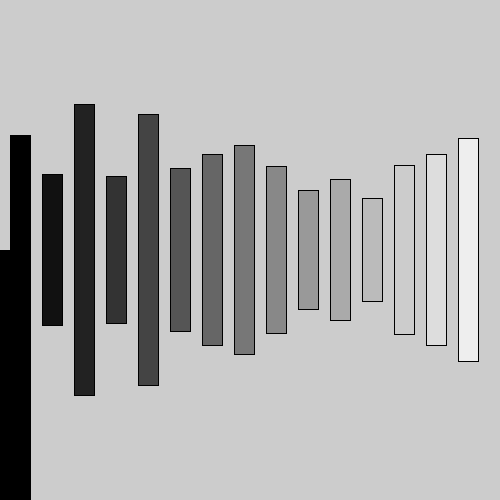
Frame 1 (no input)
Frame 60 (the mouse pressed at the canvas centre just before this capture): identical to frame 1, image omitted
Frame 120 (the mouse held since frame 60 and released just before this capture): identical to frame 1, image omitted

The Processing sketch that drew this single still picture (run headless with seeded random() and noise(); from frame 60 on, the mouse is pressed at the canvas centre):

// Processing sketch: sketch_3
// ── sketch_3.pde
////position height color
//final int NUM_SHA =15;
//float[] pos = new float[NUM_SHA];
//color[] colors = new color[NUM_SHA];
//float[] heights = new float[NUM_SHA];


//void setup() {
//  size(600, 600);

//  for (int i=0; i<NUM_SHA; i++) {
//    pos[i] = map(i, 0, NUM_SHA, 0, width);
//    colors[i] = color(map(i, 0, NUM_SHA, 0, 255));
//    heights[i] = random(100,300);
//  }
//}

//void draw() {
//  for (int i=0; i<NUM_SHA; i++) {
//    rectMode(CENTER);
//    fill(colors[i]);
//    rect(pos[i], height/2, 30, heights[i]);
//  }
//}


//classver

final int COLS =15;
Bar[] bars = new Bar[COLS];

void setup() {
  size(500,500);
  for(int i=0; i<COLS; i++){
    bars[i] = new Bar(i);
  }
}

void draw() {
  for(int i=0; i<COLS; i++){
    bars[i].display();
  }
}


class Bar {

  float x;
  float h = random(100, 300);
  color c;
  
  Bar(int i) {
    fill(c);
    rect(x, height/2, 30, h);
    c = color(map(i, 0, COLS, 0, 255));
    x = map(i, 0, COLS, 20, width);
  }
  
  void display(){
    rectMode(CENTER);
    fill(c);
    rect(x, height/2, 20,h);
  }
}
